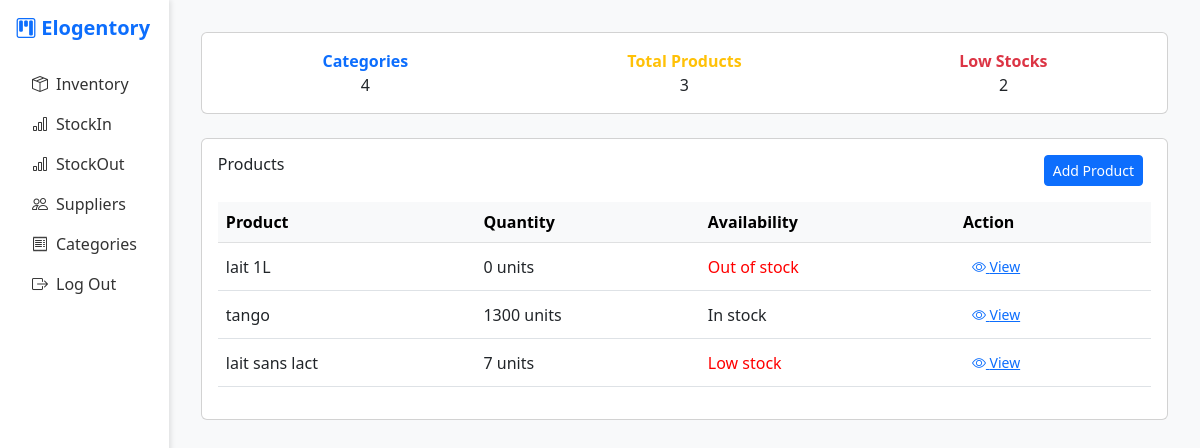
The app's page / (signed in) with its own data.
### inventory/models.py (models this page shows, shortened)
class Product(models.Model):
    name = models.CharField(max_length=100)
    category = models.ForeignKey(Category, on_delete=models.CASCADE)
    supplier = models.ForeignKey(Supplier, on_delete=models.SET_NULL, null=True, blank=True)
    stock_min = models.PositiveIntegerField(default=0)
    stock     = models.PositiveIntegerField(default=0)
    image = models.ImageField(upload_to='products/', null=True, blank=True)

### inventory/views.py (the view, shortened to what this page needs)
# urls.py: path('', views.products, name='products'),
@login_required
def products(request):
    products = Product.objects.all()
    categories = Category.objects.all()
    suppliers = Supplier.objects.all()
    total_categories = Category.objects.count()
    total_products = Product.objects.count()
    low_stock_count = Product.objects.filter(stock__lte=F('stock_min')).count()
    return render(request, 'products.html', {
        'products': products,
        'categories': categories,
        'suppliers': suppliers,
        'total_categories' : total_categories,
        'total_products' : total_products,
        'low_stock_count' : low_stock_count,
    })

### inventory/templates/products.html (shortened to what this page needs)
{% extends 'base.html' %}
{% block content %}
<div class="card p-3 mb-4">
    <div class="row text-center">
        <div class="col">
            <div class="fw-semibold text-primary">Categories</div>
            <div>{{total_categories}}</div>
        </div>
        <div class="col">
            <div class="fw-semibold text-warning">Total Products</div>
            <div>{{total_products}}</div>
        </div>
        <div class="col">
            <div class="fw-semibold text-danger">Low Stocks</div>
            <div>{{low_stock_count}}</div>
        </div>
    </div>
</div>
<div class="card p-3">
    <div class="d-flex justify-content-between mb-3">
        <h6>Products</h6>
        <div>
            <button type="button" class="btn btn-primary btn-sm me-2" data-bs-toggle="modal"
                data-bs-target="#addProductModal">
                Add Product
            </button>
        </div>
    </div>
    <div class="table-responsive">
        <table class="table align-middle">
            <thead class="table-light">
                <tr>
                    <th>Product</th>
                    <th>Quantity</th>
                    <th>Availability</th>
                    <th>Action</th>
                </tr>
            </thead>
            <tbody>
                {% for product in products %}
                <tr>
                    <td>{{ product.name }}</td>
                    <td>{{ product.stock }} units</td>
                    {% if product.stock == 0 %}
                    <td style="color: Red;" class="status-out">Out of stock</td>
                    {% elif product.stock <= product.stock_min %} <td style="color: Red;" class="status-low">Low stock
                        </td>
                        {% else %}
                        <td class="status-in">In stock</td>
                        {% endif %}
                        <td>
                            <a href="{% url 'product_detail' product.id %}" class="btn btn-sm btn-link">
                                <i class="bi bi-eye"></i> View
                            </a>
                        </td>
                </tr>
                {% empty %}
                <tr>
                    <td colspan="4" class="text-muted text-center">No products available.</td>
                </tr>
                {% endfor %}
            </tbody>
        </table>
    </div>
</div>
{% endblock %}

### inventory/templates/base.html (style rules this page uses)
body { background-color: #f8f9fa; }

### records on screen
Product: name "lait 1L", stock "0", shows "Out of stock"
Product: name "tango", stock "1300", stock_min "In stock"
Product: name "lait sans lact", stock "7", stock_min "Low stock"

### other values on screen
{{ total_categories }} "4"
{{ total_products }} "3"
{{ low_stock_count }} "2"
